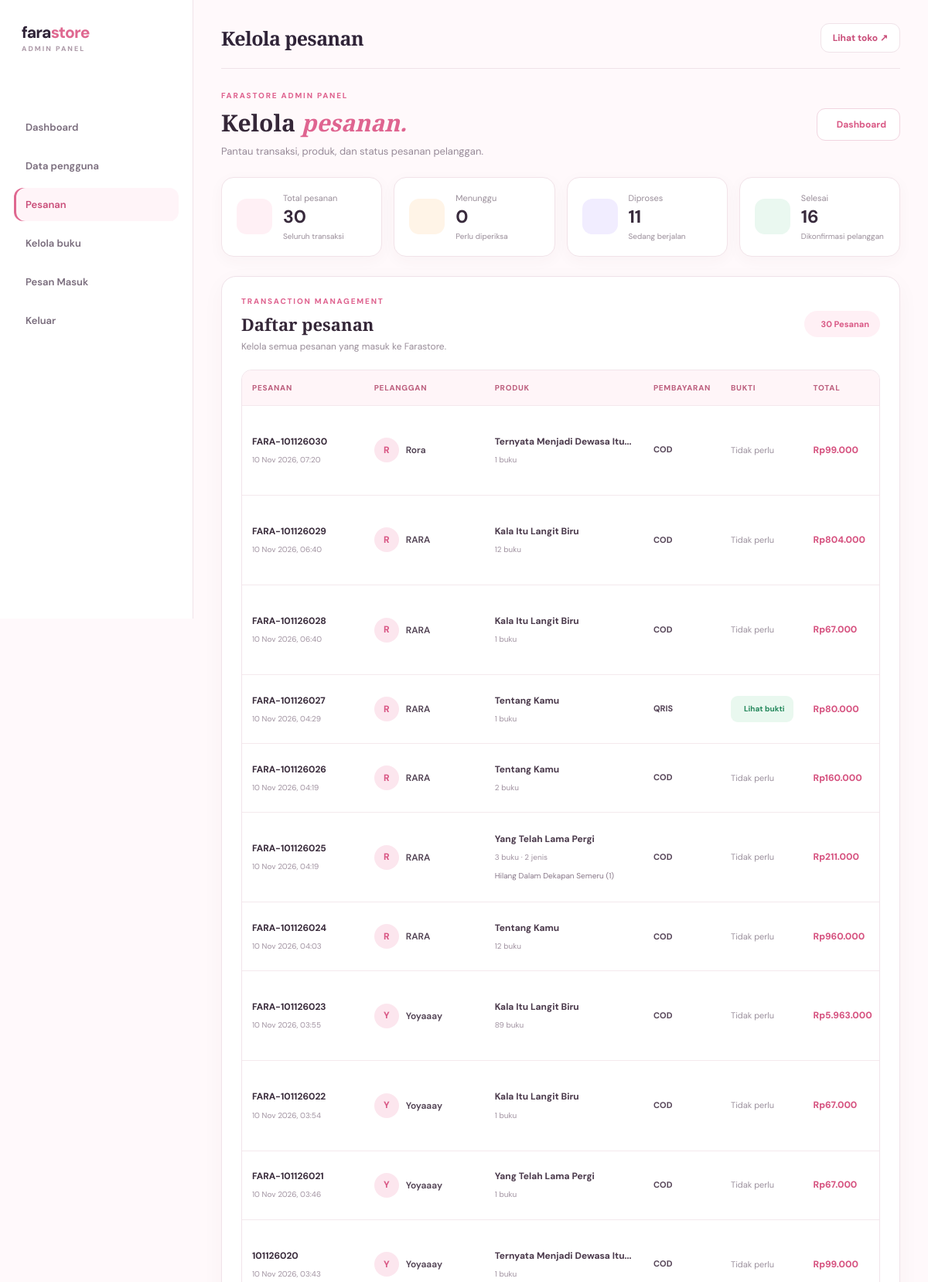
The app's page /admin/orders.php (signed in, upper part) with its own data.
### tables this page shows
CREATE TABLE `orders` (
  `id` int(11) NOT NULL,
  `order_code` varchar(40) NOT NULL,
  `user_id` int(11) NOT NULL,
  `customer_name` varchar(120) NOT NULL,
  `phone` varchar(30) NOT NULL,
  `address` text NOT NULL,
  `payment_method` varchar(30) NOT NULL,
  `bank_name` varchar(80) DEFAULT NULL,
  `total` decimal(12,2) NOT NULL,
  `payment_proof` varchar(255) DEFAULT NULL,
  `status` varchar(40) DEFAULT 'Menunggu Pembayaran',
  `created_at` timestamp NOT NULL DEFAULT current_timestamp()
);

CREATE TABLE `users` (
  `id` int(11) NOT NULL,
  `name` varchar(120) NOT NULL,
  `email` varchar(160) NOT NULL,
  `phone` varchar(30) NOT NULL,
  `address` text NOT NULL,
  `password` varchar(255) NOT NULL,
  `created_at` timestamp NOT NULL DEFAULT current_timestamp()
);

CREATE TABLE `order_items` (
  `id` int(11) NOT NULL,
  `order_id` int(11) NOT NULL,
  `book_id` int(11) DEFAULT NULL,
  `book_title` varchar(180) NOT NULL,
  `book_author` varchar(140) NOT NULL,
  `book_image` varchar(255) NOT NULL,
  `price` decimal(12,2) NOT NULL,
  `quantity` int(11) NOT NULL
);

### config.php (called while the page is built, shortened)
<?php
function e($value) { return htmlspecialchars((string)$value, ENT_QUOTES, 'UTF-8'); }
function rupiah($n) { return 'Rp' . number_format((float)$n, 0, ',', '.'); }

### admin/orders.php (the view, shortened to what this page needs)
<?php
require_once __DIR__ . '/_layout.php';
$orders = $pdo->query("
    SELECT
        o.id,
        o.order_code,
        o.payment_method,
        o.bank_name,
        o.payment_proof,
        o.total,
        o.status,
        o.created_at,
        u.name AS customer_name
    FROM orders o
    INNER JOIN users u ON u.id = o.user_id
    ORDER BY o.created_at DESC
")->fetchAll();
$productQuery = $pdo->query("
    SELECT
        oi.order_id,
        oi.book_title,
        oi.quantity
    FROM order_items oi
    ORDER BY oi.id ASC
");
$allProducts = $productQuery->fetchAll();
$productsByOrder = [];
foreach ($allProducts as $product) {
    $productsByOrder[$product['order_id']][] = $product;
}
$totalOrders = count($orders);
$waitingOrders = 0;
$processOrders = 0;
$completedOrders = 0;
foreach ($orders as $order) {
    $status = strtolower($order['status']);
    if (strpos($status, 'menunggu') !== false) {
        $waitingOrders++;
    } elseif (strpos($status, 'selesai') !== false) {
        $completedOrders++;
    } elseif (strpos($status, 'batal') === false) {
        $processOrders++;
    }
}
?>
<div class="farastore-orders">
    <div class="orders-heading">
        <div>
            <span class="orders-eyebrow">FARASTORE ADMIN PANEL</span>
            <h1>Kelola <em>pesanan.</em></h1>
            <p>Pantau transaksi, produk, dan status pesanan pelanggan.</p>
        </div>
        <a href="index.php" class="orders-back">
            Dashboard
        </a>
    </div>
    <div class="orders-statistics">
        <div class="order-stat-card">
            <div class="stat-icon pink">
            </div>
            <div>
                <span>Total pesanan</span>
                <strong><?= $totalOrders ?></strong>
                <small>Seluruh transaksi</small>
            </div>
        </div>
        <div class="order-stat-card">
            <div class="stat-icon orange">
            </div>
            <div>
                <span>Menunggu</span>
                <strong><?= $waitingOrders ?></strong>
                <small>Perlu diperiksa</small>
            </div>
        </div>
        <div class="order-stat-card">
            <div class="stat-icon purple">
            </div>
            <div>
                <span>Diproses</span>
                <strong><?= $processOrders ?></strong>
                <small>Sedang berjalan</small>
            </div>
        </div>
        <div class="order-stat-card">
            <div class="stat-icon green">
            </div>
            <div>
                <span>Selesai</span>
                <strong><?= $completedOrders ?></strong>
                <small>Dikonfirmasi pelanggan</small>
            </div>
        </div>
    </div>
    <section class="orders-panel">
        <div class="orders-panel-heading">
            <div>
                <span class="orders-eyebrow">TRANSACTION MANAGEMENT</span>
                <h2>Daftar pesanan</h2>
                <p>Kelola semua pesanan yang masuk ke Farastore.</p>
            </div>
            <div class="orders-total-label">
                <?= $totalOrders ?> Pesanan
            </div>
        </div>
        <?php if (!$orders): ?>
            <div class="orders-empty">
                <div class="empty-icon">
                    <i class="fas fa-shopping-bag"></i>
                </div>
                <h3>Belum ada pesanan</h3>
                <p>Pesanan pelanggan akan muncul di halaman ini.</p>
            </div>
        <?php else: ?>
            <div class="orders-table-wrap">
                <table class="modern-orders-table">
                    <thead>
                        <tr>
                            <th>Pesanan</th>
                            <th>Pelanggan</th>
                            <th>Produk</th>
                            <th>Pembayaran</th>
                            <th>Bukti</th>
                            <th>Total</th>
                        </tr>
                    </thead>
                    <tbody>
                    <?php foreach ($orders as $order): ?>
                        <?php
                        $proof = trim(
                            (string)($order['payment_proof'] ?? '')
                        );
                        $proof = ltrim(
                            str_replace('\\', '/', $proof),
                            '/'
                        );
                        $proofFile = dirname(__DIR__) . '/' . $proof;
                        $proofExists = (
                            $proof !== '' &&
                            is_file($proofFile)
                        );
                        $isCOD = stripos(
                            $order['payment_method'] ?? '',
                            'COD'
                        ) !== false;
                        $orderProducts = $productsByOrder[$order['id']] ?? [];
                        $totalItems = 0;
                        foreach ($orderProducts as $product) {
                            $totalItems += (int)$product['quantity'];
                        }
                        ?>
                        <tr>
                            <td class="order-code-cell">
                                <strong>
                                    <?= e($order['order_code']) ?>
                                </strong>
                                <small>
                                    <?= date(
                                        'd M Y, H:i',
                                        strtotime($order['created_at'])
                                    ) ?>
                                </small>
                            </td>
                            <td>
                                <div class="customer-cell">
                                    <div class="customer-avatar">
                                        <?= e(strtoupper(substr($order['customer_name'], 0, 1))) ?>
                                    </div>
                                    <span>
                                        <?= e($order['customer_name']) ?>
                                    </span>
                                </div>
                            </td>
                            <td>
                                <div class="order-products">
                                    <?php if ($orderProducts): ?>
                                        <div class="product-names">
                                            <strong>
                                                <?= e($orderProducts[0]['book_title']) ?>
                                            </strong>
                                            <small>
                                                <?= $totalItems ?> buku
                                                <?php if (count($orderProducts) > 1): ?>
                                                    · <?= count($orderProducts) ?> jenis
                                                <?php endif; ?>
                                            </small>
                                            <?php if (count($orderProducts) > 1): ?>
                                                <div class="additional-products">
                                                    <?php foreach (array_slice($orderProducts, 1) as $product): ?>
                                                        <span>
                                                            <?= e($product['book_title']) ?>
                                                            (<?= (int)$product['quantity'] ?>)
                                                        </span>
                                                    <?php endforeach; ?>
                                                </div>
                                            <?php endif; ?>
                                        </div>
                                    <?php else: ?>
                                        <span class="muted">
                                            Produk tidak ditemukan
                                        </span>
                                    <?php endif; ?>
                                </div>
                            </td>
                            <td>
                                <div class="payment-cell">
                                    <strong>
                                        <?= e($order['payment_method']) ?>
                                    </strong>
                                </div>
                            </td>
                            <td>
                                <?php if ($proofExists): ?>
                                    <a
                                        href="../<?= e($proof) ?>"
                                        target="_blank"
                                        rel="noopener"
                                        class="proof-button"
                                    >
                                        Lihat bukti
                                    </a>
                                <?php elseif ($isCOD): ?>
                                    <span class="proof-not-needed">
                                        Tidak perlu
                                    </span>
                                <?php else: ?>
                                    <span class="proof-missing">
                                        Belum tersedia
                                    </span>
                                <?php endif; ?>
                            </td>
                            <td class="order-price">
                                <?= rupiah($order['total']) ?>
                            </td>
                        </tr>
                    <?php endforeach; ?>
                    </tbody>
                </table>
            </div>
        <?php endif; ?>
    </section>
</div>

### assets/style.css (style rules this page uses)
:root { --pink:#e88eae;--pink2:#d96f98;--pale:#fff2f6;--cream:#fffaf8;--ink:#342a30;--muted:#897b82;--line:#f1dfe6;--green:#7e9c8b;--shadow:0 18px 55px rgba(155,91,117,.10) }
* { box-sizing:border-box }
body { margin:0;background:var(--cream);color:var(--ink);font-family:'DM Sans',sans-serif;font-size:14px }
a { color:inherit;text-decoration:none }
.admin-body { background:#faf7f8 }
table { width:100%;border-collapse:collapse;min-width:650px }
th,td { text-align:left;padding:14px 16px;border-bottom:1px solid #f4e9ed;font-size:12px }
th { color:#9b7d89;background:#fff8fa;font-size:10px;letter-spacing:.7px;text-transform:uppercase }

### admin/admin-modern.css (style rules this page uses)
:root { --adm-pink:#df6890;--adm-pink-dark:#c94d79;--adm-pale:#fff4f8; --adm-ink:#302438;--adm-muted:#8e8290;--adm-line:#f0e3e9; --adm-bg:#fff9fb;--adm-shadow:0 12px 35px rgba(72,39,57,.06); }
body.admin-body { margin:0;background:var(--adm-bg);color:var(--adm-ink);font-family:'DM Sans','Plus Jakarta Sans',Arial,sans-serif }
table { width:100%;border-collapse:collapse;background:#fff;min-width:650px }
th { padding:14px 15px;background:#fff5f8;color:#9d5574;text-align:left;font-size:11px;text-transform:uppercase;letter-spacing:.7px;white-space:nowrap }
td { padding:14px 15px;border-top:1px solid #f5edf1;color:#554958;font-size:12px;vertical-align:middle;line-height:1.6 }

### records on screen
orders: order_code "FARA-101126030", created_at "10 Nov 2026, 07:20", user.name "R", user.name "Rora", id.book_title "Ternyata Menjadi Dewasa Itu...", totalItems "1", payment_method "COD", shows "Tidak perlu", total "Rp99.000"
orders: order_code "FARA-101126029", created_at "10 Nov 2026, 06:40", user.name "R", user.name "RARA", id.book_title "Kala Itu Langit Biru", totalItems "12", payment_method "COD", shows "Tidak perlu", total "Rp804.000"
orders: order_code "FARA-101126028", created_at "10 Nov 2026, 06:40", user.name "R", user.name "RARA", id.book_title "Kala Itu Langit Biru", totalItems "1", payment_method "COD", shows "Tidak perlu", total "Rp67.000"
orders: order_code "FARA-101126027", created_at "10 Nov 2026, 04:29", user.name "R", user.name "RARA", id.book_title "Tentang Kamu", totalItems "1", payment_method "QRIS", total "Rp80.000"
orders: order_code "FARA-101126026", created_at "10 Nov 2026, 04:19", user.name "R", user.name "RARA", id.book_title "Tentang Kamu", totalItems "2", payment_method "COD", shows "Tidak perlu", total "Rp160.000"
orders: order_code "FARA-101126025", created_at "10 Nov 2026, 04:19", user.name "R", user.name "RARA", id.book_title "Yang Telah Lama Pergi", totalItems "3", id "2", payment_method "COD", shows "Tidak perlu", total "Rp211.000"
order_items: book_title "Hilang Dalam Dekapan Semeru", quantity "1"
orders: order_code "FARA-101126024", created_at "10 Nov 2026, 04:03", user.name "R", user.name "RARA", id.book_title "Tentang Kamu", totalItems "12", payment_method "COD", shows "Tidak perlu", total "Rp960.000"
orders: order_code "FARA-101126023", created_at "10 Nov 2026, 03:55", user.name "Y", user.name "Yoyaaay", id.book_title "Kala Itu Langit Biru", totalItems "89", payment_method "COD", shows "Tidak perlu", total "Rp5.963.000"
orders: order_code "FARA-101126022", created_at "10 Nov 2026, 03:54", user.name "Y", user.name "Yoyaaay", id.book_title "Kala Itu Langit Biru", totalItems "1", payment_method "COD", shows "Tidak perlu", total "Rp67.000"
orders: order_code "FARA-101126021", created_at "10 Nov 2026, 03:46", user.name "Y", user.name "Yoyaaay", id.book_title "Yang Telah Lama Pergi", totalItems "1", payment_method "COD", shows "Tidak perlu", total "Rp67.000"
orders: order_code "101126020", created_at "10 Nov 2026, 03:43", user.name "Y", user.name "Yoyaaay", id.book_title "Ternyata Menjadi Dewasa Itu...", totalItems "1", payment_method "COD", shows "Tidak perlu", total "Rp99.000"

### other values on screen
$label "Dashboard"
$label "Data pengguna"
$label "Pesanan"
$label "Kelola buku"
$label "Pesan Masuk"
$title "Kelola pesanan"
$totalOrders "30"
$waitingOrders "0"
$processOrders "11"
$completedOrders "16"
